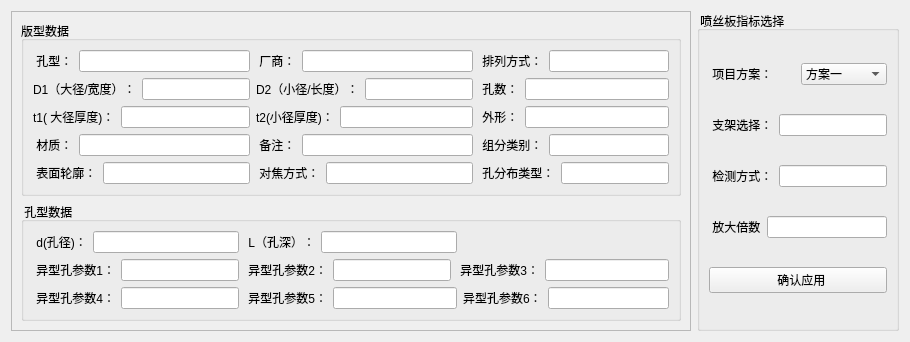
          <widget class="QWidget" name="tab_3">
           <attribute name="title">
            <string> 检测设置</string>
           </attribute>
           <layout class="QGridLayout" name="gridLayout_4">
            <item row="0" column="1">
             <widget class="QGroupBox" name="groupBox_5">
              <property name="title">
               <string> 喷丝板指标选择</string>
              </property>
              <layout class="QGridLayout" name="gridLayout_12">
               <item row="0" column="0">
                <layout class="QHBoxLayout" name="horizontalLayout_57">
                 <item>
                  <widget class="QLabel" name="label_64">
                   <property name="text">
                    <string> 项目方案：</string>
                   </property>
                  </widget>
                 </item>
                 <item>
                  <widget class="QComboBox" name="comboBox">
                   <item>
                    <property name="text">
                     <string>方案一</string>
                    </property>
                   </item>
                   <item>
                    <property name="text">
                     <string>方案二</string>
                    </property>
                   </item>
                  </widget>
                 </item>
                </layout>
               </item>
               <item row="1" column="0">
                <layout class="QHBoxLayout" name="horizontalLayout_54">
                 <item>
                  <widget class="QLabel" name="label_61">
                   <property name="text">
                    <string> 支架选择：</string>
                   </property>
                  </widget>
                 </item>
                 <item>
                  <widget class="QLineEdit" name="lineEdit_37">
                   <property name="dragEnabled">
                    <bool>false</bool>
                   </property>
                   <property name="readOnly">
                    <bool>false</bool>
                   </property>
                   <property name="clearButtonEnabled">
                    <bool>false</bool>
                   </property>
                  </widget>
                 </item>
                </layout>
               </item>
               <item row="2" column="0">
                <layout class="QHBoxLayout" name="horizontalLayout_55">
                 <item>
                  <widget class="QLabel" name="label_62">
                   <property name="text">
                    <string> 检测方式：</string>
                   </property>
                  </widget>
                 </item>
                 <item>
                  <widget class="QLineEdit" name="lineEdit_38">
                   <property name="dragEnabled">
                    <bool>false</bool>
                   </property>
                   <property name="readOnly">
                    <bool>false</bool>
                   </property>
                   <property name="clearButtonEnabled">
                    <bool>false</bool>
                   </property>
                  </widget>
                 </item>
                </layout>
               </item>
               <item row="3" column="0">
                <layout class="QHBoxLayout" name="horizontalLayout_56">
                 <item>
                  <widget class="QLabel" name="label_63">
                   <property name="text">
                    <string> 放大倍数</string>
                   </property>
                  </widget>
                 </item>
                 <item>
                  <widget class="QLineEdit" name="lineEdit_39">
                   <property name="dragEnabled">
                    <bool>false</bool>
                   </property>
                   <property name="readOnly">
                    <bool>false</bool>
                   </property>
                   <property name="clearButtonEnabled">
                    <bool>false</bool>
                   </property>
                  </widget>
                 </item>
                </layout>
               </item>
               <item row="4" column="0">
                <widget class="QPushButton" name="pushButton_4">
                 <property name="text">
                  <string>  确认应用</string>
                 </property>
                </widget>
               </item>
              </layout>
             </widget>
            </item>
            <item row="0" column="0">
             <widget class="QFrame" name="frame_2">
              <property name="frameShape">
               <enum>QFrame::StyledPanel</enum>
              </property>
              <property name="frameShadow">
               <enum>QFrame::Raised</enum>
              </property>
              <layout class="QVBoxLayout" name="verticalLayout_16">
               <item>
                <widget class="QGroupBox" name="groupBox_3">
                 <property name="title">
                  <string>版型数据</string>
                 </property>
                 <layout class="QGridLayout" name="gridLayout">
                  <item row="0" column="0">
                   <layout class="QHBoxLayout" name="horizontalLayout_19">
                    <item>
                     <widget class="QLabel" name="label_2">
                      <property name="text">
                       <string> 孔型：</string>
                      </property>
                     </widget>
                    </item>
                    <item>
                     <widget class="QLineEdit" name="lineEdit_3">
                      <property name="dragEnabled">
                       <bool>false</bool>
                      </property>
                      <property name="readOnly">
                       <bool>false</bool>
                      </property>
                      <property name="clearButtonEnabled">
                       <bool>false</bool>
                      </property>
                     </widget>
                    </item>
                   </layout>
                  </item>
                  <item row="0" column="1">
                   <layout class="QHBoxLayout" name="horizontalLayout_21">
                    <item>
                     <widget class="QLabel" name="label_17">
                      <property name="text">
                       <string> 厂商：</string>
                      </property>
                     </widget>
                    </item>
                    <item>
                     <widget class="QLineEdit" name="lineEdit_5">
                      <property name="dragEnabled">
                       <bool>false</bool>
                      </property>
                      <property name="readOnly">
                       <bool>false</bool>
                      </property>
                      <property name="clearButtonEnabled">
                       <bool>false</bool>
                      </property>
                     </widget>
                    </item>
                   </layout>
                  </item>
                  <item row="0" column="2">
                   <layout class="QHBoxLayout" name="horizontalLayout_23">
                    <item>
                     <widget class="QLabel" name="label_30">
                      <property name="text">
                       <string> 排列方式：</string>
                      </property>
                     </widget>
                    </item>
                    <item>
                     <widget class="QLineEdit" name="lineEdit_7">
                      <property name="dragEnabled">
                       <bool>false</bool>
                      </property>
                      <property name="readOnly">
                       <bool>false</bool>
                      </property>
                      <property name="clearButtonEnabled">
                       <bool>false</bool>
                      </property>
                     </widget>
                    </item>
                   </layout>
                  </item>
                  <item row="1" column="0">
                   <layout class="QHBoxLayout" name="horizontalLayout_26">
                    <item>
                     <widget class="QLabel" name="label_33">
                      <property name="text">
                       <string>D1（大径/宽度）：</string>
                      </property>
                     </widget>
                    </item>
                    <item>
                     <widget class="QLineEdit" name="lineEdit_10">
                      <property name="dragEnabled">
                       <bool>false</bool>
                      </property>
                      <property name="readOnly">
                       <bool>false</bool>
                      </property>
                      <property name="clearButtonEnabled">
                       <bool>false</bool>
                      </property>
                     </widget>
                    </item>
                   </layout>
                  </item>
                  <item row="1" column="1">
                   <layout class="QHBoxLayout" name="horizontalLayout_27">
                    <item>
                     <widget class="QLabel" name="label_34">
                      <property name="text">
                       <string>D2（小径/长度）：</string>
                      </property>
                     </widget>
                    </item>
                    <item>
                     <widget class="QLineEdit" name="lineEdit_11">
                      <property name="dragEnabled">
                       <bool>false</bool>
                      </property>
                      <property name="readOnly">
                       <bool>false</bool>
                      </property>
                      <property name="clearButtonEnabled">
                       <bool>false</bool>
                      </property>
                     </widget>
                    </item>
                   </layout>
                  </item>
                  <item row="1" column="2">
                   <layout class="QHBoxLayout" name="horizontalLayout_28">
                    <item>
                     <widget class="QLabel" name="label_35">
                      <property name="text">
                       <string> 孔数：</string>
                      </property>
                     </widget>
                    </item>
                    <item>
                     <widget class="QLineEdit" name="lineEdit_12">
                      <property name="dragEnabled">
                       <bool>false</bool>
                      </property>
                      <property name="readOnly">
                       <bool>false</bool>
                      </property>
                      <property name="clearButtonEnabled">
                       <bool>false</bool>
                      </property>
                     </widget>
                    </item>
                   </layout>
                  </item>
                  <item row="2" column="0">
                   <layout class="QHBoxLayout" name="horizontalLayout_25">
                    <item>
                     <widget class="QLabel" name="label_32">
                      <property name="text">
                       <string>t1( 大径厚度)：</string>
                      </property>
                     </widget>
                    </item>
                    <item>
                     <widget class="QLineEdit" name="lineEdit_9">
                      <property name="dragEnabled">
                       <bool>false</bool>
                      </property>
                      <property name="readOnly">
                       <bool>false</bool>
                      </property>
                      <property name="clearButtonEnabled">
                       <bool>false</bool>
                      </property>
                     </widget>
                    </item>
                   </layout>
                  </item>
                  <item row="2" column="1">
                   <layout class="QHBoxLayout" name="horizontalLayout_30">
                    <item>
                     <widget class="QLabel" name="label_37">
                      <property name="text">
                       <string>t2(小径厚度)：</string>
                      </property>
                     </widget>
                    </item>
                    <item>
                     <widget class="QLineEdit" name="lineEdit_14">
                      <property name="dragEnabled">
                       <bool>false</bool>
                      </property>
                      <property name="readOnly">
                       <bool>false</bool>
                      </property>
                      <property name="clearButtonEnabled">
                       <bool>false</bool>
                      </property>
                     </widget>
                    </item>
                   </layout>
                  </item>
                  <item row="2" column="2">
                   <layout class="QHBoxLayout" name="horizontalLayout_31">
                    <item>
                     <widget class="QLabel" name="label_38">
                      <property name="text">
                       <string> 外形：</string>
                      </property>
                     </widget>
                    </item>
                    <item>
                     <widget class="QLineEdit" name="lineEdit_15">
                      <property name="dragEnabled">
                       <bool>false</bool>
                      </property>
                      <property name="readOnly">
                       <bool>false</bool>
                      </property>
                      <property name="clearButtonEnabled">
                       <bool>false</bool>
                      </property>
                     </widget>
                    </item>
                   </layout>
                  </item>
                  <item row="3" column="0">
                   <layout class="QHBoxLayout" name="horizontalLayout_32">
                    <item>
                     <widget class="QLabel" name="label_40">
                      <property name="text">
                       <string> 材质：</string>
                      </property>
                     </widget>
                    </item>
                    <item>
                     <widget class="QLineEdit" name="lineEdit_16">
                      <property name="dragEnabled">
                       <bool>false</bool>
                      </property>
                      <property name="readOnly">
                       <bool>false</bool>
                      </property>
                      <property name="clearButtonEnabled">
                       <bool>false</bool>
                      </property>
                     </widget>
                    </item>
                   </layout>
                  </item>
                  <item row="3" column="1">
                   <layout class="QHBoxLayout" name="horizontalLayout_33">
                    <item>
                     <widget class="QLabel" name="label_41">
                      <property name="text">
                       <string> 备注：</string>
                      </property>
                     </widget>
                    </item>
                    <item>
                     <widget class="QLineEdit" name="lineEdit_17">
                      <property name="dragEnabled">
                       <bool>false</bool>
                      </property>
                      <property name="readOnly">
                       <bool>false</bool>
                      </property>
                      <property name="clearButtonEnabled">
                       <bool>false</bool>
                      </property>
                     </widget>
                    </item>
                   </layout>
                  </item>
                  <item row="3" column="2">
                   <layout class="QHBoxLayout" name="horizontalLayout_34">
                    <item>
                     <widget class="QLabel" name="label_42">
                      <property name="text">
                       <string> 组分类别：</string>
                      </property>
                     </widget>
                    </item>
                    <item>
                     <widget class="QLineEdit" name="lineEdit_18">
                      <property name="dragEnabled">
                       <bool>false</bool>
                      </property>
                      <property name="readOnly">
                       <bool>false</bool>
                      </property>
                      <property name="clearButtonEnabled">
                       <bool>false</bool>
                      </property>
                     </widget>
                    </item>
                   </layout>
                  </item>
                  <item row="4" column="0">
                   <layout class="QHBoxLayout" name="horizontalLayout_35">
                    <item>
                     <widget class="QLabel" name="label_43">
                      <property name="text">
                       <string> 表面轮廓：</string>
                      </property>
                     </widget>
                    </item>
                    <item>
                     <widget class="QLineEdit" name="lineEdit_19">
                      <property name="dragEnabled">
                       <bool>false</bool>
                      </property>
                      <property name="readOnly">
                       <bool>false</bool>
                      </property>
                      <property name="clearButtonEnabled">
                       <bool>false</bool>
                      </property>
                     </widget>
                    </item>
                   </layout>
                  </item>
                  <item row="4" column="1">
                   <layout class="QHBoxLayout" name="horizontalLayout_36">
                    <item>
                     <widget class="QLabel" name="label_44">
                      <property name="text">
                       <string> 对焦方式：</string>
                      </property>
                     </widget>
                    </item>
                    <item>
                     <widget class="QLineEdit" name="lineEdit_20">
                      <property name="dragEnabled">
                       <bool>false</bool>
                      </property>
                      <property name="readOnly">
                       <bool>false</bool>
                      </property>
                      <property name="clearButtonEnabled">
                       <bool>false</bool>
                      </property>
                     </widget>
                    </item>
                   </layout>
                  </item>
                  <item row="4" column="2">
                   <layout class="QHBoxLayout" name="horizontalLayout_37">
                    <item>
                     <widget class="QLabel" name="label_45">
                      <property name="text">
                       <string> 孔分布类型：</string>
                      </property>
                     </widget>
                    </item>
                    <item>
                     <widget class="QLineEdit" name="lineEdit_21">
                      <property name="dragEnabled">
                       <bool>false</bool>
                      </property>
                      <property name="readOnly">
                       <bool>false</bool>
                      </property>
                      <property name="clearButtonEnabled">
                       <bool>false</bool>
                      </property>
                     </widget>
                    </item>
                   </layout>
                  </item>
                 </layout>
                </widget>
               </item>
               <item>
                <layout class="QVBoxLayout" name="verticalLayout_15">
                 <item>
                  <layout class="QVBoxLayout" name="verticalLayout_14">
                   <item>
                    <widget class="QGroupBox" name="groupBox_4">
                     <property name="title">
                      <string> 孔型数据</string>
                     </property>
                     <layout class="QGridLayout" name="gridLayout_6">
                      <item row="0" column="0">
                       <layout class="QHBoxLayout" name="horizontalLayout_38">
                        <item>
                         <widget class="QLabel" name="label_46">
                          <property name="text">
                           <string> d(孔径)：</string>
                          </property>
                         </widget>
                        </item>
                        <item>
                         <widget class="QLineEdit" name="lineEdit_22">
                          <property name="dragEnabled">
                           <bool>false</bool>
                          </property>
                          <property name="readOnly">
                           <bool>false</bool>
                          </property>
                          <property name="clearButtonEnabled">
                           <bool>false</bool>
                          </property>
                         </widget>
                        </item>
                       </layout>
                      </item>
                      <item row="0" column="1" colspan="2">
                       <layout class="QHBoxLayout" name="horizontalLayout_39">
                        <item>
                         <widget class="QLabel" name="label_47">
                          <property name="text">
                           <string> L（孔深）：</string>
                          </property>
                         </widget>
                        </item>
                        <item>
                         <widget class="QLineEdit" name="lineEdit_23">
                          <property name="dragEnabled">
                           <bool>false</bool>
                          </property>
                          <property name="readOnly">
                           <bool>false</bool>
                          </property>
                          <property name="clearButtonEnabled">
                           <bool>false</bool>
                          </property>
                         </widget>
                        </item>
                       </layout>
                      </item>
                      <item row="1" column="0">
                       <layout class="QHBoxLayout" name="horizontalLayout_40">
                        <item>
                         <widget class="QLabel" name="label_48">
                          <property name="text">
                           <string> 异型孔参数1：</string>
                          </property>
                         </widget>
                        </item>
                        <item>
                         <widget class="QLineEdit" name="lineEdit_24">
                          <property name="dragEnabled">
                           <bool>false</bool>
                          </property>
                          <property name="readOnly">
                           <bool>false</bool>
                          </property>
                          <property name="clearButtonEnabled">
                           <bool>false</bool>
                          </property>
                         </widget>
                        </item>
                       </layout>
                      </item>
                      <item row="1" column="1">
                       <layout class="QHBoxLayout" name="horizontalLayout_41">
                        <item>
                         <widget class="QLabel" name="label_49">
                          <property name="text">
                           <string> 异型孔参数2：</string>
                          </property>
                         </widget>
                        </item>
                        <item>
                         <widget class="QLineEdit" name="lineEdit_25">
                          <property name="dragEnabled">
                           <bool>false</bool>
                          </property>
                          <property name="readOnly">
                           <bool>false</bool>
                          </property>
                          <property name="clearButtonEnabled">
                           <bool>false</bool>
                          </property>
                         </widget>
                        </item>
                       </layout>
                      </item>
                      <item row="1" column="2" colspan="2">
                       <layout class="QHBoxLayout" name="horizontalLayout_42">
                        <item>
                         <widget class="QLabel" name="label_50">
                          <property name="text">
                           <string> 异型孔参数3：</string>
                          </property>
                         </widget>
                        </item>
                        <item>
                         <widget class="QLineEdit" name="lineEdit_26">
                          <property name="dragEnabled">
                           <bool>false</bool>
                          </property>
                          <property name="readOnly">
                           <bool>false</bool>
                          </property>
                          <property name="clearButtonEnabled">
                           <bool>false</bool>
                          </property>
                         </widget>
                        </item>
                       </layout>
                      </item>
                      <item row="2" column="0">
                       <layout class="QHBoxLayout" name="horizontalLayout_43">
                        <item>
                         <widget class="QLabel" name="label_51">
                          <property name="text">
                           <string> 异型孔参数4：</string>
                          </property>
                         </widget>
                        </item>
                        <item>
                         <widget class="QLineEdit" name="lineEdit_27">
                          <property name="dragEnabled">
                           <bool>false</bool>
                          </property>
                          <property name="readOnly">
                           <bool>false</bool>
                          </property>
                          <property name="clearButtonEnabled">
                           <bool>false</bool>
                          </property>
                         </widget>
                        </item>
                       </layout>
                      </item>
                      <item row="2" column="1" colspan="2">
                       <layout class="QHBoxLayout" name="horizontalLayout_44">
                        <item>
                         <widget class="QLabel" name="label_52">
                          <property name="text">
                           <string> 异型孔参数5：</string>
                          </property>
                         </widget>
                        </item>
                        <item>
                         <widget class="QLineEdit" name="lineEdit_28">
                          <property name="dragEnabled">
                           <bool>false</bool>
                          </property>
                          <property name="readOnly">
                           <bool>false</bool>
                          </property>
                          <property name="clearButtonEnabled">
                           <bool>false</bool>
                          </property>
                         </widget>
                        </item>
                       </layout>
                      </item>
                      <item row="2" column="3">
                       <layout class="QHBoxLayout" name="horizontalLayout_52">
                        <item>
                         <widget class="QLabel" name="label_60">
                          <property name="text">
                           <string>异型孔参数6：</string>
                          </property>
                         </widget>
                        </item>
                        <item>
                         <widget class="QLineEdit" name="lineEdit_36">
                          <property name="dragEnabled">
                           <bool>false</bool>
                          </property>
                          <property name="readOnly">
                           <bool>false</bool>
                          </property>
                          <property name="clearButtonEnabled">
                           <bool>false</bool>
                          </property>
                         </widget>
                        </item>
                       </layout>
                      </item>
                     </layout>
                    </widget>
                   </item>
                  </layout>
                 </item>
                </layout>
               </item>
              </layout>
             </widget>
            </item>
           </layout>
          </widget>
